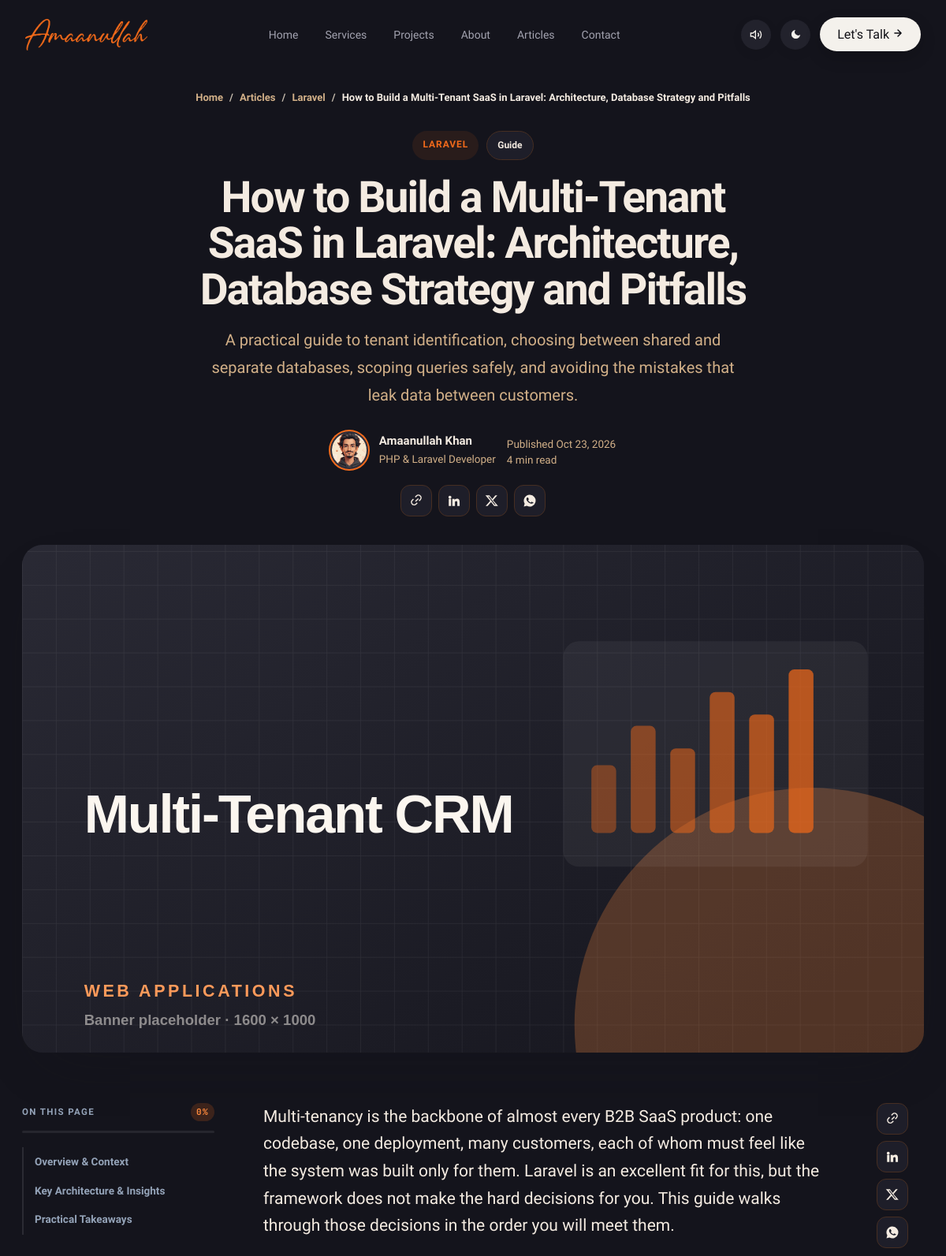
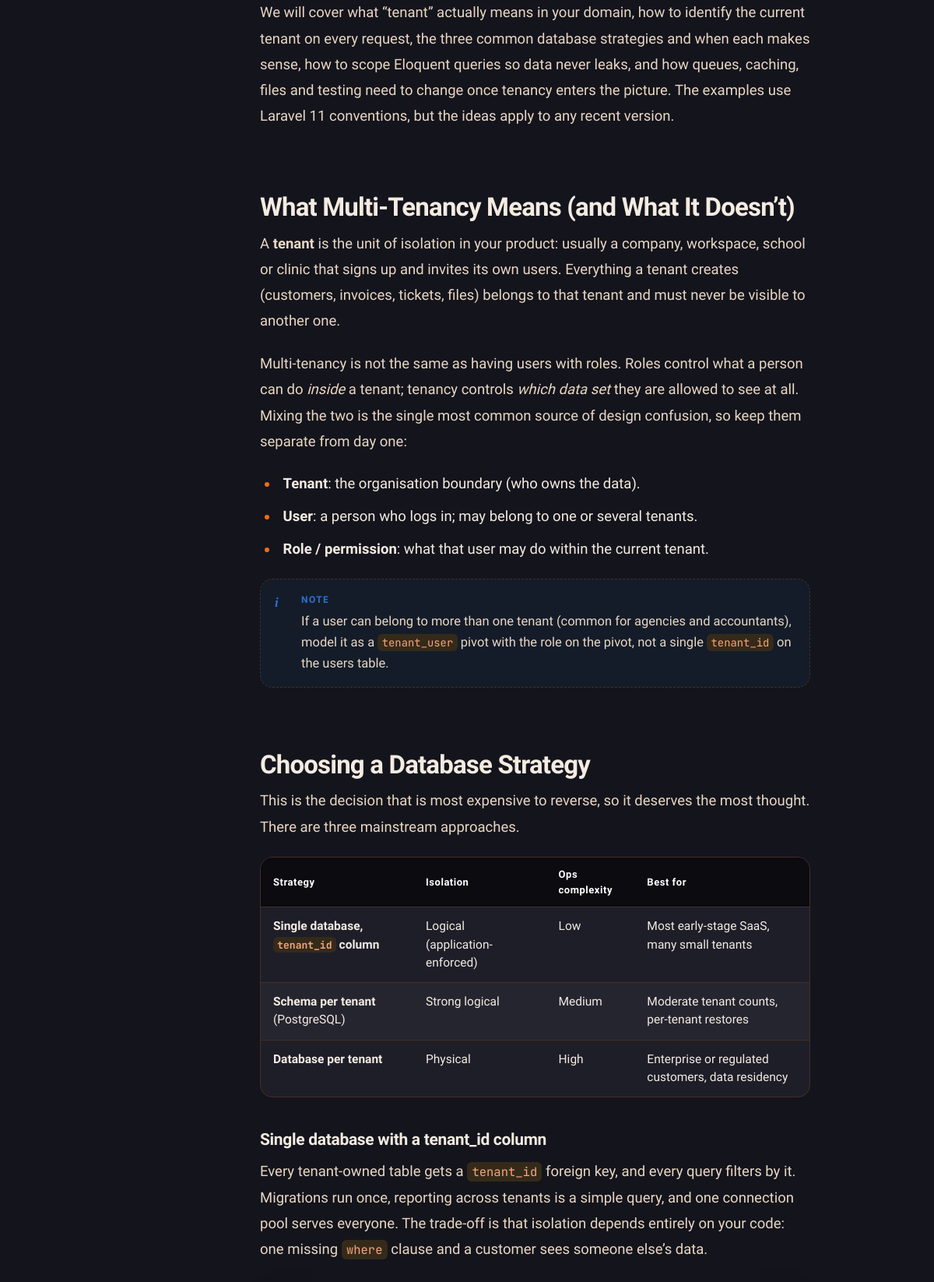
Page /articles/multi-tenant-saas-laravel (upper part) on the committed database (2 pictures, top to bottom).
### tables this page shows
CREATE TABLE `articles` (
  `id` INT UNSIGNED AUTO_INCREMENT PRIMARY KEY,
  `category_id` INT UNSIGNED NULL,
  `category_slug` VARCHAR(100) NOT NULL DEFAULT 'laravel-php',
  `title` VARCHAR(255) NOT NULL,
  `slug` VARCHAR(150) NOT NULL UNIQUE,
  `subtitle` TEXT NULL,
  `badge_category` VARCHAR(100) NOT NULL DEFAULT 'Laravel',
  `badge_type` VARCHAR(100) NOT NULL DEFAULT 'Guide',
  `cover_image` VARCHAR(255) NULL,
  `cover_alt` VARCHAR(255) NULL,
  `excerpt` TEXT NULL,
  `body_json` LONGTEXT NULL,
  `body_html` LONGTEXT NULL,
  `toc_json` LONGTEXT NULL,
  `tags` VARCHAR(255) NULL,
  `status` ENUM('draft', 'in_review', 'scheduled', 'published', 'trash') NOT NULL DEFAULT 'published',
  `published_at` DATETIME NULL,
  `views_count` INT UNSIGNED NOT NULL DEFAULT 0,
  `reading_time` VARCHAR(50) NOT NULL DEFAULT '8 min',
  `show_bio` TINYINT(1) NOT NULL DEFAULT 1,
  `show_newsletter` TINYINT(1) NOT NULL DEFAULT 1,
  `show_prev_next` TINYINT(1) NOT NULL DEFAULT 1,
  `show_cta` TINYINT(1) NOT NULL DEFAULT 1,
  `cta_title` VARCHAR(255) NULL DEFAULT 'Building a SaaS product in Laravel?',
  `cta_text` TEXT NULL,
  `related_article_ids` VARCHAR(255) NULL,
  `focus_keyword` VARCHAR(150) NULL,
  `seo_title` VARCHAR(255) NULL,
  `meta_description` TEXT NULL,
  `canonical_url` VARCHAR(255) NULL,
  `og_image` VARCHAR(255) NULL,
  `is_indexed` TINYINT(1) NOT NULL DEFAULT 1,
  `faq_schema` TINYINT(1) NOT NULL DEFAULT 1,
  `blog_schema` TINYINT(1) NOT NULL DEFAULT 1,
  `sort_order` INT NOT NULL DEFAULT 0,
  `view` VARCHAR(100) NOT NULL DEFAULT 'articles/show',
  `created_at` DATETIME NOT NULL DEFAULT CURRENT_TIMESTAMP,
  `updated_at` DATETIME NULL ON UPDATE CURRENT_TIMESTAMP,
  INDEX `idx_art_status` (`status`),
  INDEX `idx_art_cat` (`category_slug`),
  INDEX `idx_art_pub` (`published_at`),
  INDEX `idx_art_sort` (`sort_order`)
);

### views/articles/show.php (the view, shortened to what the rows shown need)
<?php
$a = $item ?? [];
$slug = $a['slug'] ?? 'multi-tenant-saas-laravel';
$title = $a['title'] ?? 'How to Build a Multi-Tenant SaaS in Laravel: Architecture, Database Strategy and Pitfalls';
$subtitle = $a['subtitle'] ?? 'A practical guide to tenant identification, choosing between shared and separate databases, scoping queries safely, and avoiding the mistakes that leak data between customers.';
$catSlug = $a['category_slug'] ?? 'laravel-php';
$catBadge = $a['badge_category'] ?? 'Laravel';
$badgeType = $a['badge_type'] ?? 'Guide';
$coverImage = !empty($a['cover_image']) ? asset_url($a['cover_image']) : asset_url('images/banners/multi-tenant-crm.svg');
$readingTime = $a['reading_time'] ?? '8 min read';
$pubDate = !empty($a['published_at']) ? date('M d, Y', strtotime($a['published_at'])) : date('M d, Y');
$tags = !empty($a['tags']) ? array_filter(array_map('trim', explode(',', $a['tags']))) : ['Laravel', 'Multi-Tenancy', 'SaaS Architecture', 'Database Design', 'Security'];
$currentUrl = base_url('/articles/' . $slug);
?>
<!DOCTYPE html>
<html lang="en">
<head>
<link rel="stylesheet" href="<?= asset_url('css/article.css') ?>?v=<?= filemtime(PUBLIC_PATH . '/css/article.css') ?>">
<link rel="stylesheet" href="<?= asset_url('css/chatbot.css') ?>?v=<?= filemtime(PUBLIC_PATH . '/css/chatbot.css') ?>">
<link rel="stylesheet" href="<?= asset_url('css/layout.css') ?>?v=<?= filemtime(PUBLIC_PATH . '/css/layout.css') ?>">
</head>
<body>
<?php $home = false; $active = ''; require view_path('layouts/header.php'); ?>
<main>
<div class="wrap">
 <nav class="crumb c" aria-label="Breadcrumb"><ol><li><a href="<?= base_url('/') ?>">Home</a></li><li><a href="<?= base_url('/articles') ?>">Articles</a></li><li><a href="<?= base_url('/articles/category/' . $catSlug) ?>"><?= htmlspecialchars($catBadge) ?></a></li><li aria-current="page"><?= htmlspecialchars($title) ?></li></ol></nav>
 <header class="ahero">
  <div class="badges"><span class="bdg"><?= htmlspecialchars($catBadge) ?></span><span class="bdg l"><?= htmlspecialchars($badgeType) ?></span></div>
  <h1><?= htmlspecialchars($title) ?></h1>
  <p class="sum"><?= htmlspecialchars($subtitle) ?></p>
  <div class="by"><img src="<?= asset_url('media/profile-poster.jpg') ?>" alt="Amaanullah Khan" width="48" height="48"><div class="who"><b>Amaanullah Khan</b><small>PHP &amp; Laravel Developer</small></div>
   <div class="who"><small>Published <?= htmlspecialchars($pubDate) ?></small><small style="display:block" id="rtime"><?= htmlspecialchars($readingTime) ?></small></div></div>
  <div class="shr" aria-label="Share this article"><button type="button" class="copyl" aria-label="Copy link"><svg viewBox="0 0 24 24"><path d="M10.6 13.4a1 1 0 0 1 0-1.4l3.5-3.5a1 1 0 1 1 1.4 1.4L12 13.4a1 1 0 0 1-1.4 0zM8.5 20a5.5 5.5 0 0 1-3.9-9.4l2-2 1.4 1.4-2 2a3.5 3.5 0 0 0 5 5l2-2 1.4 1.4-2 2A5.5 5.5 0 0 1 8.5 20zm9-7-1.4-1.4 2-2a3.5 3.5 0 0 0-5-5l-2 2L9.7 5.2l2-2A5.5 5.5 0 0 1 19.5 11z"/></svg></button><a href="https://www.linkedin.com/sharing/share-offsite/?url=<?= urlencode($currentUrl) ?>" target="_blank" rel="noopener" aria-label="Share on LinkedIn"><svg viewBox="0 0 24 24"><path d="M4.98 3.5a2.5 2.5 0 1 1 0 5 2.5 2.5 0 0 1 0-5zM3 9h4v12H3zM9 9h3.8v1.7h.05c.53-1 1.83-2.05 3.77-2.05 4.03 0 4.78 2.65 4.78 6.1V21h-4v-5.5c0-1.3-.02-3-1.83-3-1.83 0-2.1 1.43-2.1 2.9V21H9z"/></svg></a><a href="https://twitter.com/intent/tweet?url=<?= urlencode($currentUrl) ?>&amp;text=<?= urlencode($title) ?>" target="_blank" rel="noopener" aria-label="Share on X"><svg viewBox="0 0 24 24"><path d="M17.8 3h3.3l-7.2 8.2L22.4 21h-6.6l-5.2-6.8L4.7 21H1.4l7.7-8.8L1 3h6.8l4.7 6.2zm-1.2 16h1.8L7.5 4.9H5.6z"/></svg></a><a href="https://wa.me/?text=<?= urlencode($title . ' ' . $currentUrl) ?>" target="_blank" rel="noopener" aria-label="Share on WhatsApp"><svg viewBox="0 0 24 24"><path d="M12 2a10 10 0 0 0-8.6 15.1L2 22l5-1.3A10 10 0 1 0 12 2zm5.3 13.9c-.2.6-1.3 1.2-1.8 1.2-.5.1-1 .2-3.3-.7-2.8-1.1-4.5-3.9-4.7-4.1-.1-.2-1.1-1.5-1.1-2.9s.7-2.1 1-2.4c.3-.3.6-.3.8-.3h.6c.2 0 .4 0 .6.5l.9 2.1c.1.2.1.4 0 .6l-.4.6-.4.4c-.1.2-.3.3-.1.6.2.3.8 1.3 1.7 2.1 1.2 1 2.1 1.3 2.4 1.5.3.1.5.1.6-.1l.9-1c.2-.3.4-.2.6-.1l2 1c.3.1.5.2.5.3.1.2.1.7-.1 1.3z"/></svg></a></div>
 </header>
 <div class="cover"><img src="<?= htmlspecialchars($coverImage) ?>" alt="<?= htmlspecialchars($title) ?>" width="1600" height="900" fetchpriority="high"></div>
 <div class="alay">
<?php
$tocItems = [];
?>
  <aside class="toc" aria-label="On this page">
    <div class="rt"><span>On this page</span><span id="pct">0%</span></div>
    <div class="bar"><i id="tbar"></i></div>
    <ol>
      <?php if (!empty($tocItems)): ?>
        <?php foreach ($tocItems as $t): ?>
          <li class="l<?= $t['level'] ?? 2 ?>"><a href="#<?= htmlspecialchars($t['id']) ?>"><?= htmlspecialchars($t['title']) ?></a></li>
        <?php endforeach; ?>
      <?php else: ?>
        <li class="l2"><a href="#overview">Overview &amp; Context</a></li>
        <li class="l2"><a href="#deep-dive">Key Architecture &amp; Insights</a></li>
        <li class="l2"><a href="#takeaways">Practical Takeaways</a></li>
      <?php endif; ?>
    </ol>
  </aside>
  <article class="prose" id="content">
    <?php if (!empty($a['body_html'])): ?>
      <?= $a['body_html'] ?>
    <?php elseif ($slug === 'multi-tenant-saas-laravel'): ?>
<p class="lead">Multi-tenancy is the backbone of almost every B2B SaaS product: one codebase, one deployment, many customers, each of whom must feel like the system was built only for them. Laravel is an excellent fit for this, but the framework does not make the hard decisions for you. This guide walks through those decisions in the order you will meet them.</p>
<p>We will cover what “tenant” actually means in your domain, how to identify the current tenant on every request, the three common database strategies and when each makes sense, how to scope Eloquent queries so data never leaks, and how queues, caching, files and testing need to change once tenancy enters the picture. The examples use Laravel 11 conventions, but the ideas apply to any recent version.</p>
<h2 id="what-is-multi-tenancy">What Multi-Tenancy Means (and What It Doesn’t)</h2>
<p>A <strong>tenant</strong> is the unit of isolation in your product: usually a company, workspace, school or clinic that signs up and invites its own users. Everything a tenant creates (customers, invoices, tickets, files) belongs to that tenant and must never be visible to another one.</p>
<p>Multi-tenancy is not the same as having users with roles. Roles control what a person can do <em>inside</em> a tenant; tenancy controls <em>which data set</em> they are allowed to see at all. Mixing the two is the single most common source of design confusion, so keep them separate from day one:</p>
<ul><li><strong>Tenant</strong>: the organisation boundary (who owns the data).</li><li><strong>User</strong>: a person who logs in; may belong to one or several tenants.</li><li><strong>Role / permission</strong>: what that user may do within the current tenant.</li></ul>
<aside class="cl note"><b>Note</b><p>If a user can belong to more than one tenant (common for agencies and accountants), model it as a <code>tenant_user</code> pivot with the role on the pivot, not a single <code>tenant_id</code> on the users table.</p></aside>
<h2 id="choosing-a-database-strategy">Choosing a Database Strategy</h2>
<p>This is the decision that is most expensive to reverse, so it deserves the most thought. There are three mainstream approaches.</p>
<div class="tbl"><table><thead><tr><th>Strategy</th><th>Isolation</th><th>Ops complexity</th><th>Best for</th></tr></thead><tbody>
<tr><td><strong>Single database, <code>tenant_id</code> column</strong></td><td>Logical (application-enforced)</td><td>Low</td><td>Most early-stage SaaS, many small tenants</td></tr>
<tr><td><strong>Schema per tenant</strong> (PostgreSQL)</td><td>Strong logical</td><td>Medium</td><td>Moderate tenant counts, per-tenant restores</td></tr>
<tr><td><strong>Database per tenant</strong></td><td>Physical</td><td>High</td><td>Enterprise or regulated customers, data residency</td></tr>
</tbody></table></div>
<h3 id="single-database">Single database with a tenant_id column</h3>
<p>Every tenant-owned table gets a <code>tenant_id</code> foreign key, and every query filters by it. Migrations run once, reporting across tenants is a simple query, and one connection pool serves everyone. The trade-off is that isolation depends entirely on your code: one missing <code>where</code> clause and a customer sees someone else’s data.</p>
    <?php endif; ?>
  </article>
  <aside class="rail" aria-label="Share"><div class="shr" aria-label="Share this article"><button type="button" class="copyl" aria-label="Copy link"><svg viewBox="0 0 24 24"><path d="M10.6 13.4a1 1 0 0 1 0-1.4l3.5-3.5a1 1 0 1 1 1.4 1.4L12 13.4a1 1 0 0 1-1.4 0zM8.5 20a5.5 5.5 0 0 1-3.9-9.4l2-2 1.4 1.4-2 2a3.5 3.5 0 0 0 5 5l2-2 1.4 1.4-2 2A5.5 5.5 0 0 1 8.5 20zm9-7-1.4-1.4 2-2a3.5 3.5 0 0 0-5-5l-2 2L9.7 5.2l2-2A5.5 5.5 0 0 1 19.5 11z"/></svg></button><a href="https://www.linkedin.com/sharing/share-offsite/?url=<?= urlencode($currentUrl) ?>" target="_blank" rel="noopener" aria-label="Share on LinkedIn"><svg viewBox="0 0 24 24"><path d="M4.98 3.5a2.5 2.5 0 1 1 0 5 2.5 2.5 0 0 1 0-5zM3 9h4v12H3zM9 9h3.8v1.7h.05c.53-1 1.83-2.05 3.77-2.05 4.03 0 4.78 2.65 4.78 6.1V21h-4v-5.5c0-1.3-.02-3-1.83-3-1.83 0-2.1 1.43-2.1 2.9V21H9z"/></svg></a><a href="https://twitter.com/intent/tweet?url=<?= urlencode($currentUrl) ?>&amp;text=<?= urlencode($title) ?>" target="_blank" rel="noopener" aria-label="Share on X"><svg viewBox="0 0 24 24"><path d="M17.8 3h3.3l-7.2 8.2L22.4 21h-6.6l-5.2-6.8L4.7 21H1.4l7.7-8.8L1 3h6.8l4.7 6.2zm-1.2 16h1.8L7.5 4.9H5.6z"/></svg></a><a href="https://wa.me/?text=<?= urlencode($title . ' ' . $currentUrl) ?>" target="_blank" rel="noopener" aria-label="Share on WhatsApp"><svg viewBox="0 0 24 24"><path d="M12 2a10 10 0 0 0-8.6 15.1L2 22l5-1.3A10 10 0 1 0 12 2zm5.3 13.9c-.2.6-1.3 1.2-1.8 1.2-.5.1-1 .2-3.3-.7-2.8-1.1-4.5-3.9-4.7-4.1-.1-.2-1.1-1.5-1.1-2.9s.7-2.1 1-2.4c.3-.3.6-.3.8-.3h.6c.2 0 .4 0 .6.5l.9 2.1c.1.2.1.4 0 .6l-.4.6-.4.4c-.1.2-.3.3-.1.6.2.3.8 1.3 1.7 2.1 1.2 1 2.1 1.3 2.4 1.5.3.1.5.1.6-.1l.9-1c.2-.3.4-.2.6-.1l2 1c.3.1.5.2.5.3.1.2.1.7-.1 1.3z"/></svg></a></div></aside>
 </div>
</div>
</main>
</body></html>

### app/Core/App.php (shortened to what the rows shown need)
<?php
class App
{
    private array $routes = ['GET' => [], 'POST' => []];
    public function get(string $pattern, array $handler): void  { $this->routes['GET'][$pattern] = $handler; }
    public function post(string $pattern, array $handler): void { $this->routes['POST'][$pattern] = $handler; }
    public function run(): void
    {
        $method = $_SERVER['REQUEST_METHOD'] ?? 'GET';
        $path = rawurldecode(parse_url($_SERVER['REQUEST_URI'] ?? '/', PHP_URL_PATH) ?? '/');
        $base = base_path_url();
        $path = preg_replace('#^/(index\.php|public)(?=/|$)#', '', $path);
        $path = '/' . trim((string) $path, '/');
        foreach ($this->routes[$method] ?? [] as $pattern => [$class, $action]) {
            $regex = '#^' . preg_replace('#\{(\w+)\}#', '(?P<$1>[a-z0-9-]+)', $pattern) . '$#';
            if (preg_match($regex, $path, $m)) {
                $params = array_values(array_filter($m, 'is_string', ARRAY_FILTER_USE_KEY));
                echo (new $class())->$action(...$params);
                return;
            }
        }
    }
}

### rows in the picture
articles: badge_category "Laravel", title "How to Build a Multi-Tenant SaaS in Laravel: Architecture, Database Strategy and Pitfalls", badge_category "LARAVEL", badge_type "Guide", subtitle "A practical guide to tenant identification, choosing between shared and separate databases, scoping queries safely, and avoiding the mistakes that leak data between customers.", published_at "Oct 23, 2026", cover_image (picture)
